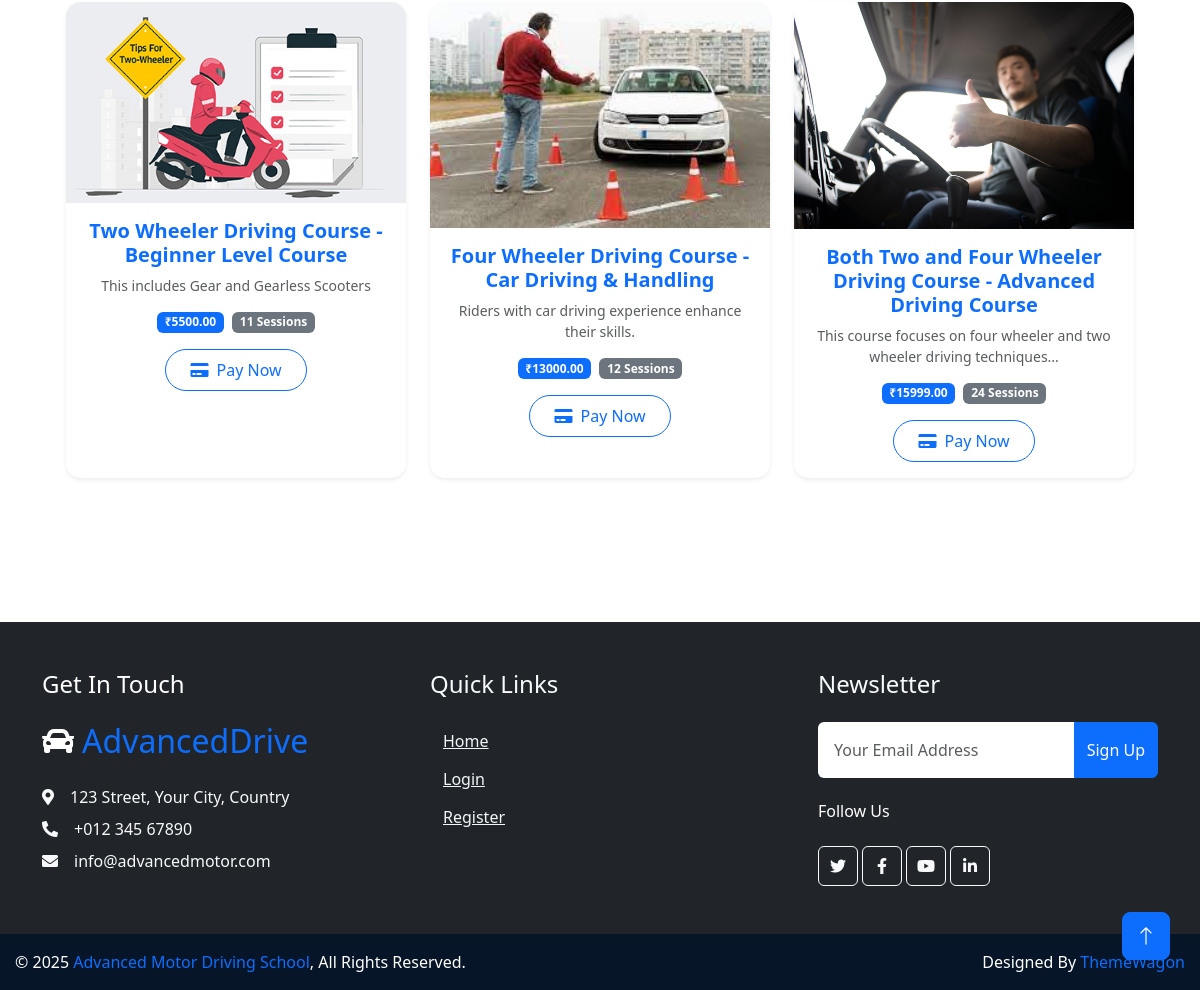
Page /courses/ (lower part) on the earlier database version.
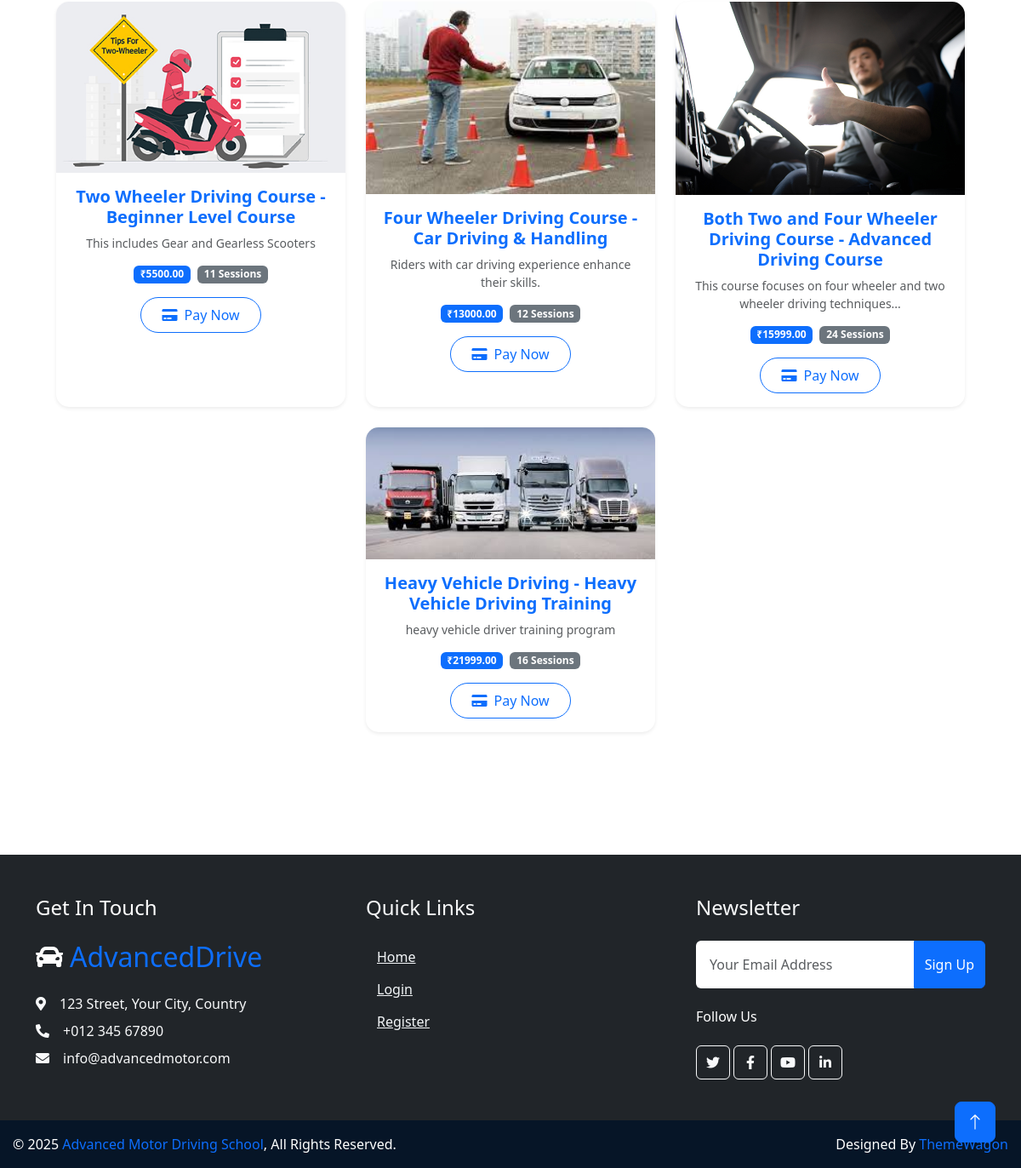
Same page on the later database version.
### students/models.py (models this page shows, shortened)
class TrainingPackage(models.Model):
    course = models.ForeignKey(Course, on_delete=models.CASCADE, related_name='packages',null=True, blank=True)
    name = models.CharField(max_length=100)
    description = models.TextField()
    vehicle_type = models.CharField(max_length=10, choices=Vehicle.VEHICLE_TYPES)
    sessions = models.PositiveIntegerField()
    price = models.DecimalField(max_digits=10, decimal_places=2)
    def __str__(self):
        return f"{self.course.title} - {self.name}"

class Course(models.Model):
    title = models.CharField(max_length=200)
    description = models.TextField()
    image = models.ImageField(upload_to='course_images/', blank=True, null=True)
    category = models.CharField(max_length=100, blank=True)
    level = models.CharField(max_length=50, choices=[('beginner', 'Beginner'), ('intermediate', 'Intermediate'), ('advanced', 'Advanced')], default='beginner')
    vehicle_type = models.CharField(max_length=10, choices=Vehicle.VEHICLE_TYPES)

### accounts/views.py (the view)
# urls.py: path('courses/', views.available_courses, name='courses'),
def available_courses(request):
    print("🔍 DEBUG: available_courses view is executing...")
    courses = Course.objects.prefetch_related('packages').all()
    print(f"📢 Found {courses.count()} courses")
    for course in courses:
        print(f"✅ Course: {course.title}, Packages: {list(course.packages.all())}")
    return render(request, "students/courses.html", {"courses": courses}) # Temporary response for testing

### students/templates/students/courses.html (shortened to what this page needs)
{% extends 'base.html' %}
{% load static %}
{% block content %}
<div class="container-xxl py-6">
    <div class="container">
        <div class="row g-4 justify-content-center">
            {% for course in courses %}
            {% for package in course.packages.all %}
                <div class="col-lg-4 col-md-6">
                    <div class="card border-0 shadow-sm h-100 course-card">
                        {% if course.image %}
                            <img src="{{ course.image.url }}" class="card-img-top" alt="{{ course.title }}">
                        {% else %}
                            <img src="{% static 'img/default-course.jpg' %}" class="card-img-top" alt="Default Image">
                        {% endif %}
                        <div class="card-body text-center">
                            <h5 class="card-title text-primary">{{ course.title }} - {{ package.name }}</h5>
                            <p class="text-muted small">{{ course.description|truncatewords:15 }}</p>
                            <div class="d-flex justify-content-center mb-3">
                                <span class="badge bg-primary me-2">₹{{ package.price }}</span>
                                <span class="badge bg-secondary">{{ package.sessions }} Sessions</span>
                            </div>
                            <a href="javascript:void(0)" onclick="payNow('{{ package.id }}')" class="btn btn-outline-primary rounded-pill px-4 py-2">
                                <i class="fas fa-credit-card me-1"></i> Pay Now
                            </a>
                        </div>
                    </div>
                </div>
            {% endfor %}
            {% empty %}
                <p class="text-center">No courses available at the moment.</p>
            {% endfor %}
        </div>
    </div>
</div>
{% endblock %}

Differences in the rows shown:
added Course: title "Heavy Vehicle Driving", description "heavy vehicle driver training program"
added TrainingPackage: image (picture), name "Heavy Vehicle Driving Training", price "21999.00", sessions "16"
